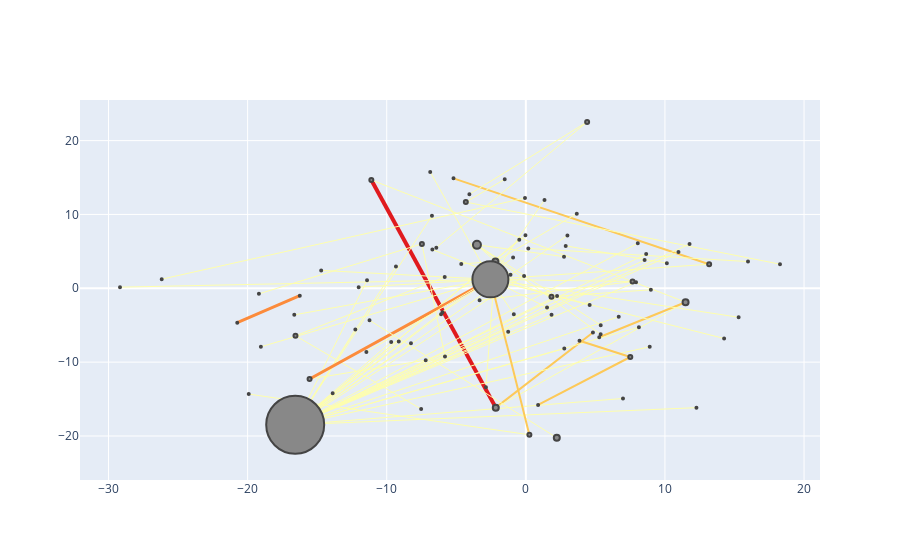

The cell this chart's notebook holds for it:
### Code cell
configure_plotly_browser_state()
plotNetworkSizeColor(sportsGraph)

### Figure 1 — Plotly figure (JSON) as saved in the notebook; plotly's stock layout.template omitted (floating-point values rounded to 4 significant figures)
{"data": [{"mode": "lines", "hoverinfo": "none", "y": [14.89, 3.264], "x": [-5.2, 13.18], "line": {"color": "hsl(41.0, 98.0%, 67.0%)", "width": 2}, "type": "scatter"}, {"mode": "lines", "hoverinfo": "none", "y": [3.264, 1.209], "x": [13.18, -2.548], "line": {"color": "hsl(60.0, 100.0%, 84.0%)", "width": 1}, "type": "scatter"}, {"mode": "lines", "hoverinfo": "none", "y": [3.407, 5.742], "x": [10.14, 2.866], "line": {"color": "hsl(60.0, 100.0%, 84.0%)", "width": 1}, "type": "scatter"}, {"mode": "lines", "hoverinfo": "none", "y": [5.401, 3.618], "x": [0.1776, 15.97], "line": {"color": "hsl(60.0, 100.0%, 84.0%)", "width": 1}, "type": "scatter"}, {"mode": "lines", "hoverinfo": "none", "y": [-1.005, -4.655], "x": [-16.25, -20.74], "line": {"color": "hsl(25.0, 97.0%, 61.0%)", "width": 3}, "type": "scatter"}, {"mode": "lines", "hoverinfo": "none", "y": [5.242, -1.135], "x": [-6.719, 1.844], "line": {"color": "hsl(60.0, 100.0%, 84.0%)", "width": 1}, "type": "scatter"}, {"mode": "lines", "hoverinfo": "none", "y": [-1.135, -0.2056], "x": [1.844, 8.988], "line": {"color": "hsl(60.0, 100.0%, 84.0%)", "width": 1}, "type": "scatter"}, {"mode": "lines", "hoverinfo": "none", "y": [10.09, 3.619], "x": [3.662, -2.187], "line": {"color": "hsl(60.0, 100.0%, 84.0%)", "width": 1}, "type": "scatter"}, {"mode": "lines", "hoverinfo": "none", "y": [3.619, -13.41], "x": [-2.187, -2.87], "line": {"color": "hsl(60.0, 100.0%, 84.0%)", "width": 1}, "type": "scatter"}, {"mode": "lines", "hoverinfo": "none", "y": [3.619, 3.303], "x": [-2.187, -4.642], "line": {"color": "hsl(60.0, 100.0%, 84.0%)", "width": 1}, "type": "scatter"}, {"mode": "lines", "hoverinfo": "none", "y": [22.52, 12.73], "x": [4.406, -4.058], "line": {"color": "hsl(60.0, 100.0%, 84.0%)", "width": 1}, "type": "scatter"}, {"mode": "lines", "hoverinfo": "none", "y": [22.52, 5.506], "x": [4.406, -6.435], "line": {"color": "hsl(60.0, 100.0%, 84.0%)", "width": 1}, "type": "scatter"}, {"mode": "lines", "hoverinfo": "none", "y": [-6.431, 1.516], "x": [-16.56, -5.833], "line": {"color": "hsl(60.0, 100.0%, 84.0%)", "width": 1}, "type": "scatter"}, {"mode": "lines", "hoverinfo": "none", "y": [-6.431, -16.35], "x": [-16.56, -7.526], "line": {"color": "hsl(60.0, 100.0%, 84.0%)", "width": 1}, "type": "scatter"}, {"mode": "lines", "hoverinfo": "none", "y": [5.884, 1.82], "x": [-3.515, -1.102], "line": {"color": "hsl(60.0, 100.0%, 84.0%)", "width": 1}, "type": "scatter"}, {"mode": "lines", "hoverinfo": "none", "y": [5.884, -4.997], "x": [-3.515, 5.383], "line": {"color": "hsl(60.0, 100.0%, 84.0%)", "width": 1}, "type": "scatter"}, {"mode": "lines", "hoverinfo": "none", "y": [5.884, 4.288], "x": [-3.515, 2.744], "line": {"color": "hsl(60.0, 100.0%, 84.0%)", "width": 1}, "type": "scatter"}, {"mode": "lines", "hoverinfo": "none", "y": [5.884, -6.231], "x": [-3.515, 5.378], "line": {"color": "hsl(60.0, 100.0%, 84.0%)", "width": 1}, "type": "scatter"}, {"mode": "lines", "hoverinfo": "none", "y": [11.68, 3.266], "x": [-4.314, 18.27], "line": {"color": "hsl(60.0, 100.0%, 84.0%)", "width": 1}, "type": "scatter"}, {"mode": "lines", "hoverinfo": "none", "y": [11.68, 14.76], "x": [-4.314, -1.518], "line": {"color": "hsl(60.0, 100.0%, 84.0%)", "width": 1}, "type": "scatter"}, {"mode": "lines", "hoverinfo": "none", "y": [-16.16, 14.67], "x": [-2.16, -11.11], "line": {"color": "hsl(359.0, 79.0%, 49.0%)", "width": 4}, "type": "scatter"}, {"mode": "lines", "hoverinfo": "none", "y": [-16.16, -5.993], "x": [-2.16, 4.824], "line": {"color": "hsl(41.0, 98.0%, 67.0%)", "width": 2}, "type": "scatter"}, {"mode": "lines", "hoverinfo": "none", "y": [-16.16, -1.885], "x": [-2.16, 11.48], "line": {"color": "hsl(60.0, 100.0%, 84.0%)", "width": 1}, "type": "scatter"}, {"mode": "lines", "hoverinfo": "none", "y": [14.67, -1.885], "x": [-11.11, 11.48], "line": {"color": "hsl(60.0, 100.0%, 84.0%)", "width": 1}, "type": "scatter"}, {"mode": "lines", "hoverinfo": "none", "y": [-1.885, -6.637], "x": [11.48, 5.277], "line": {"color": "hsl(41.0, 98.0%, 67.0%)", "width": 2}, "type": "scatter"}, {"mode": "lines", "hoverinfo": "none", "y": [6.012, -9.238], "x": [-7.472, -5.812], "line": {"color": "hsl(60.0, 100.0%, 84.0%)", "width": 1}, "type": "scatter"}, {"mode": "lines", "hoverinfo": "none", "y": [6.012, -0.7529], "x": [-7.472, -19.19], "line": {"color": "hsl(60.0, 100.0%, 84.0%)", "width": 1}, "type": "scatter"}, {"mode": "lines", "hoverinfo": "none", "y": [-18.48, -7.44], "x": [-16.58, -8.257], "line": {"color": "hsl(60.0, 100.0%, 84.0%)", "width": 1}, "type": "scatter"}, {"mode": "lines", "hoverinfo": "none", "y": [-18.48, 7.176], "x": [-16.58, -0.02775], "line": {"color": "hsl(60.0, 100.0%, 84.0%)", "width": 1}, "type": "scatter"}, {"mode": "lines", "hoverinfo": "none", "y": [-18.48, 6.102], "x": [-16.58, 8.048], "line": {"color": "hsl(60.0, 100.0%, 84.0%)", "width": 1}, "type": "scatter"}, {"mode": "lines", "hoverinfo": "none", "y": [-18.48, 1.657], "x": [-16.58, -0.1271], "line": {"color": "hsl(60.0, 100.0%, 84.0%)", "width": 1}, "type": "scatter"}, {"mode": "lines", "hoverinfo": "none", "y": [-18.48, -7.261], "x": [-16.58, -9.679], "line": {"color": "hsl(60.0, 100.0%, 84.0%)", "width": 1}, "type": "scatter"}, {"mode": "lines", "hoverinfo": "none", "y": [-18.48, -8.166], "x": [-16.58, 2.765], "line": {"color": "hsl(60.0, 100.0%, 84.0%)", "width": 1}, "type": "scatter"}, {"mode": "lines", "hoverinfo": "none", "y": [-18.48, 6.588], "x": [-16.58, -0.4718], "line": {"color": "hsl(60.0, 100.0%, 84.0%)", "width": 1}, "type": "scatter"}, {"mode": "lines", "hoverinfo": "none", "y": [-18.48, 4.167], "x": [-16.58, -0.916], "line": {"color": "hsl(60.0, 100.0%, 84.0%)", "width": 1}, "type": "scatter"}, {"mode": "lines", "hoverinfo": "none", "y": [-18.48, 4.925], "x": [-16.58, 10.97], "line": {"color": "hsl(60.0, 100.0%, 84.0%)", "width": 1}, "type": "scatter"}, {"mode": "lines", "hoverinfo": "none", "y": [-18.48, 7.158], "x": [-16.58, 2.989], "line": {"color": "hsl(60.0, 100.0%, 84.0%)", "width": 1}, "type": "scatter"}, {"mode": "lines", "hoverinfo": "none", "y": [-18.48, 2.967], "x": [-16.58, -9.336], "line": {"color": "hsl(60.0, 100.0%, 84.0%)", "width": 1}, "type": "scatter"}, {"mode": "lines", "hoverinfo": "none", "y": [-18.48, -3.577], "x": [-16.58, 1.849], "line": {"color": "hsl(60.0, 100.0%, 84.0%)", "width": 1}, "type": "scatter"}, {"mode": "lines", "hoverinfo": "none", "y": [-18.48, -7.212], "x": [-16.58, -9.133], "line": {"color": "hsl(60.0, 100.0%, 84.0%)", "width": 1}, "type": "scatter"}, {"mode": "lines", "hoverinfo": "none", "y": [-18.48, -1.04], "x": [-16.58, 2.244], "line": {"color": "hsl(60.0, 100.0%, 84.0%)", "width": 1}, "type": "scatter"}, {"mode": "lines", "hoverinfo": "none", "y": [-18.48, 1.09], "x": [-16.58, -11.42], "line": {"color": "hsl(60.0, 100.0%, 84.0%)", "width": 1}, "type": "scatter"}, {"mode": "lines", "hoverinfo": "none", "y": [-18.48, -5.88], "x": [-16.58, -1.269], "line": {"color": "hsl(60.0, 100.0%, 84.0%)", "width": 1}, "type": "scatter"}, {"mode": "lines", "hoverinfo": "none", "y": [-18.48, 3.825], "x": [-16.58, 8.537], "line": {"color": "hsl(60.0, 100.0%, 84.0%)", "width": 1}, "type": "scatter"}, {"mode": "lines", "hoverinfo": "none", "y": [-18.48, -14.92], "x": [-16.58, 6.984], "line": {"color": "hsl(60.0, 100.0%, 84.0%)", "width": 1}, "type": "scatter"}, {"mode": "lines", "hoverinfo": "none", "y": [-18.48, -5.261], "x": [-16.58, 8.128], "line": {"color": "hsl(60.0, 100.0%, 84.0%)", "width": 1}, "type": "scatter"}, {"mode": "lines", "hoverinfo": "none", "y": [-18.48, 5.996], "x": [-16.58, 11.77], "line": {"color": "hsl(60.0, 100.0%, 84.0%)", "width": 1}, "type": "scatter"}, {"mode": "lines", "hoverinfo": "none", "y": [-18.48, -3.854], "x": [-16.58, 6.678], "line": {"color": "hsl(60.0, 100.0%, 84.0%)", "width": 1}, "type": "scatter"}, {"mode": "lines", "hoverinfo": "none", "y": [-18.48, -3.522], "x": [-16.58, -6.093], "line": {"color": "hsl(60.0, 100.0%, 84.0%)", "width": 1}, "type": "scatter"}, {"mode": "lines", "hoverinfo": "none", "y": [-18.48, -16.17], "x": [-16.58, 12.26], "line": {"color": "hsl(60.0, 100.0%, 84.0%)", "width": 1}, "type": "scatter"}, {"mode": "lines", "hoverinfo": "none", "y": [-18.48, 9.807], "x": [-16.58, -6.748], "line": {"color": "hsl(60.0, 100.0%, 84.0%)", "width": 1}, "type": "scatter"}, {"mode": "lines", "hoverinfo": "none", "y": [-18.48, 0.8273], "x": [-16.58, 7.922], "line": {"color": "hsl(60.0, 100.0%, 84.0%)", "width": 1}, "type": "scatter"}, {"mode": "lines", "hoverinfo": "none", "y": [-18.48, -5.569], "x": [-16.58, -12.26], "line": {"color": "hsl(60.0, 100.0%, 84.0%)", "width": 1}, "type": "scatter"}, {"mode": "lines", "hoverinfo": "none", "y": [-18.48, -14.2], "x": [-16.58, -13.89], "line": {"color": "hsl(60.0, 100.0%, 84.0%)", "width": 1}, "type": "scatter"}, {"mode": "lines", "hoverinfo": "none", "y": [-18.48, -7.928], "x": [-16.58, 8.906], "line": {"color": "hsl(60.0, 100.0%, 84.0%)", "width": 1}, "type": "scatter"}, {"mode": "lines", "hoverinfo": "none", "y": [-18.48, 4.636], "x": [-16.58, 8.651], "line": {"color": "hsl(60.0, 100.0%, 84.0%)", "width": 1}, "type": "scatter"}, {"mode": "lines", "hoverinfo": "none", "y": [-1.621, 0.9125], "x": [-3.325, 7.671], "line": {"color": "hsl(60.0, 100.0%, 84.0%)", "width": 1}, "type": "scatter"}, {"mode": "lines", "hoverinfo": "none", "y": [0.9125, 1.209], "x": [7.671, -2.548], "line": {"color": "hsl(60.0, 100.0%, 84.0%)", "width": 1}, "type": "scatter"}, {"mode": "lines", "hoverinfo": "none", "y": [1.234, 12.22], "x": [-26.18, -0.06057], "line": {"color": "hsl(60.0, 100.0%, 84.0%)", "width": 1}, "type": "scatter"}, {"mode": "lines", "hoverinfo": "none", "y": [-9.74, -12.28], "x": [-7.198, -15.55], "line": {"color": "hsl(60.0, 100.0%, 84.0%)", "width": 1}, "type": "scatter"}, {"mode": "lines", "hoverinfo": "none", "y": [-12.28, 1.209], "x": [-15.55, -2.548], "line": {"color": "hsl(25.0, 97.0%, 61.0%)", "width": 3}, "type": "scatter"}, {"mode": "lines", "hoverinfo": "none", "y": [-15.79, -9.304], "x": [0.8807, 7.509], "line": {"color": "hsl(41.0, 98.0%, 67.0%)", "width": 2}, "type": "scatter"}, {"mode": "lines", "hoverinfo": "none", "y": [-9.304, -7.102], "x": [7.509, 3.858], "line": {"color": "hsl(41.0, 98.0%, 67.0%)", "width": 2}, "type": "scatter"}, {"mode": "lines", "hoverinfo": "none", "y": [-20.24, -4.331], "x": [2.225, -11.24], "line": {"color": "hsl(60.0, 100.0%, 84.0%)", "width": 1}, "type": "scatter"}, {"mode": "lines", "hoverinfo": "none", "y": [-20.24, -20.24], "x": [2.225, 2.225], "line": {"color": "hsl(60.0, 100.0%, 84.0%)", "width": 1}, "type": "scatter"}, {"mode": "lines", "hoverinfo": "none", "y": [-14.33, -19.83], "x": [-19.92, 0.2546], "line": {"color": "hsl(60.0, 100.0%, 84.0%)", "width": 1}, "type": "scatter"}, {"mode": "lines", "hoverinfo": "none", "y": [-19.83, 1.209], "x": [0.2546, -2.548], "line": {"color": "hsl(41.0, 98.0%, 67.0%)", "width": 2}, "type": "scatter"}, {"mode": "lines", "hoverinfo": "none", "y": [1.209, 11.97], "x": [-2.548, 1.342], "line": {"color": "hsl(60.0, 100.0%, 84.0%)", "width": 1}, "type": "scatter"}, {"mode": "lines", "hoverinfo": "none", "y": [1.209, 0.1513], "x": [-2.548, -29.17], "line": {"color": "hsl(60.0, 100.0%, 84.0%)", "width": 1}, "type": "scatter"}, {"mode": "lines", "hoverinfo": "none", "y": [1.209, -3.52], "x": [-2.548, -0.8646], "line": {"color": "hsl(60.0, 100.0%, 84.0%)", "width": 1}, "type": "scatter"}, {"mode": "lines", "hoverinfo": "none", "y": [1.209, -8.628], "x": [-2.548, -11.46], "line": {"color": "hsl(60.0, 100.0%, 84.0%)", "width": 1}, "type": "scatter"}, {"mode": "lines", "hoverinfo": "none", "y": [1.209, -2.593], "x": [-2.548, 1.524], "line": {"color": "hsl(60.0, 100.0%, 84.0%)", "width": 1}, "type": "scatter"}, {"mode": "lines", "hoverinfo": "none", "y": [1.209, -3.924], "x": [-2.548, 15.3], "line": {"color": "hsl(60.0, 100.0%, 84.0%)", "width": 1}, "type": "scatter"}, {"mode": "lines", "hoverinfo": "none", "y": [1.209, 15.75], "x": [-2.548, -6.874], "line": {"color": "hsl(60.0, 100.0%, 84.0%)", "width": 1}, "type": "scatter"}, {"mode": "lines", "hoverinfo": "none", "y": [1.209, -3.258], "x": [-2.548, -5.994], "line": {"color": "hsl(60.0, 100.0%, 84.0%)", "width": 1}, "type": "scatter"}, {"mode": "lines", "hoverinfo": "none", "y": [1.209, -7.921], "x": [-2.548, -19.05], "line": {"color": "hsl(60.0, 100.0%, 84.0%)", "width": 1}, "type": "scatter"}, {"mode": "lines", "hoverinfo": "none", "y": [1.209, -6.797], "x": [-2.548, 14.25], "line": {"color": "hsl(60.0, 100.0%, 84.0%)", "width": 1}, "type": "scatter"}, {"mode": "lines", "hoverinfo": "none", "y": [1.209, 0.157], "x": [-2.548, -12.02], "line": {"color": "hsl(60.0, 100.0%, 84.0%)", "width": 1}, "type": "scatter"}, {"mode": "lines", "hoverinfo": "none", "y": [1.209, -3.599], "x": [-2.548, -16.65], "line": {"color": "hsl(60.0, 100.0%, 84.0%)", "width": 1}, "type": "scatter"}, {"mode": "lines", "hoverinfo": "none", "y": [1.209, -2.273], "x": [-2.548, 4.587], "line": {"color": "hsl(60.0, 100.0%, 84.0%)", "width": 1}, "type": "scatter"}, {"mode": "lines", "hoverinfo": "none", "y": [1.209, 2.422], "x": [-2.548, -14.71], "line": {"color": "hsl(60.0, 100.0%, 84.0%)", "width": 1}, "type": "scatter"}, {"marker": {"color": "#888", "line": {"width": 2}, "size": 2}, "x": [-5.2], "type": "scatter", "mode": "markers", "y": [14.89]}, {"marker": {"color": "#888", "line": {"width": 2}, "size": 4}, "x": [13.18], "type": "scatter", "mode": "markers", "y": [3.264]}, {"marker": {"color": "#888", "line": {"width": 2}, "size": 2}, "x": [10.14], "type": "scatter", "mode": "markers", "y": [3.407]}, {"marker": {"color": "#888", "line": {"width": 2}, "size": 2}, "x": [2.866], "type": "scatter", "mode": "markers", "y": [5.742]}, {"marker": {"color": "#888", "line": {"width": 2}, "size": 2}, "x": [0.1776], "type": "scatter", "mode": "markers", "y": [5.401]}, {"marker": {"color": "#888", "line": {"width": 2}, "size": 2}, "x": [15.97], "type": "scatter", "mode": "markers", "y": [3.618]}, {"marker": {"color": "#888", "line": {"width": 2}, "size": 2}, "x": [-16.25], "type": "scatter", "mode": "markers", "y": [-1.005]}, {"marker": {"color": "#888", "line": {"width": 2}, "size": 2}, "x": [-20.74], "type": "scatter", "mode": "markers", "y": [-4.655]}, {"marker": {"color": "#888", "line": {"width": 2}, "size": 2}, "x": [-6.719], "type": "scatter", "mode": "markers", "y": [5.242]}, {"marker": {"color": "#888", "line": {"width": 2}, "size": 4}, "x": [1.844], "type": "scatter", "mode": "markers", "y": [-1.135]}, {"marker": {"color": "#888", "line": {"width": 2}, "size": 2}, "x": [8.988], "type": "scatter", "mode": "markers", "y": [-0.2056]}, {"marker": {"color": "#888", "line": {"width": 2}, "size": 2}, "x": [3.662], "type": "scatter", "mode": "markers", "y": [10.09]}, {"marker": {"color": "#888", "line": {"width": 2}, "size": 6}, "x": [-2.187], "type": "scatter", "mode": "markers", "y": [3.619]}, {"marker": {"color": "#888", "line": {"width": 2}, "size": 2}, "x": [-2.87], "type": "scatter", "mode": "markers", "y": [-13.41]}, {"marker": {"color": "#888", "line": {"width": 2}, "size": 2}, "x": [-4.642], "type": "scatter", "mode": "markers", "y": [3.303]}, {"marker": {"color": "#888", "line": {"width": 2}, "size": 4}, "x": [4.406], "type": "scatter", "mode": "markers", "y": [22.52]}, {"marker": {"color": "#888", "line": {"width": 2}, "size": 2}, "x": [-4.058], "type": "scatter", "mode": "markers", "y": [12.73]}, {"marker": {"color": "#888", "line": {"width": 2}, "size": 2}, "x": [-6.435], "type": "scatter", "mode": "markers", "y": [5.506]}, {"marker": {"color": "#888", "line": {"width": 2}, "size": 4}, "x": [-16.56], "type": "scatter", "mode": "markers", "y": [-6.431]}, {"marker": {"color": "#888", "line": {"width": 2}, "size": 2}, "x": [-5.833], "type": "scatter", "mode": "markers", "y": [1.516]}, {"marker": {"color": "#888", "line": {"width": 2}, "size": 2}, "x": [-7.526], "type": "scatter", "mode": "markers", "y": [-16.35]}, {"marker": {"color": "#888", "line": {"width": 2}, "size": 8}, "x": [-3.515], "type": "scatter", "mode": "markers", "y": [5.884]}, {"marker": {"color": "#888", "line": {"width": 2}, "size": 2}, "x": [-1.102], "type": "scatter", "mode": "markers", "y": [1.82]}, {"marker": {"color": "#888", "line": {"width": 2}, "size": 2}, "x": [5.383], "type": "scatter", "mode": "markers", "y": [-4.997]}, {"marker": {"color": "#888", "line": {"width": 2}, "size": 2}, "x": [2.744], "type": "scatter", "mode": "markers", "y": [4.288]}, {"marker": {"color": "#888", "line": {"width": 2}, "size": 2}, "x": [5.378], "type": "scatter", "mode": "markers", "y": [-6.231]}, {"marker": {"color": "#888", "line": {"width": 2}, "size": 4}, "x": [-4.314], "type": "scatter", "mode": "markers", "y": [11.68]}, {"marker": {"color": "#888", "line": {"width": 2}, "size": 2}, "x": [18.27], "type": "scatter", "mode": "markers", "y": [3.266]}, {"marker": {"color": "#888", "line": {"width": 2}, "size": 2}, "x": [-1.518], "type": "scatter", "mode": "markers", "y": [14.76]}, {"marker": {"color": "#888", "line": {"width": 2}, "size": 6}, "x": [-2.16], "type": "scatter", "mode": "markers", "y": [-16.16]}, {"marker": {"color": "#888", "line": {"width": 2}, "size": 4}, "x": [-11.11], "type": "scatter", "mode": "markers", "y": [14.67]}, {"marker": {"color": "#888", "line": {"width": 2}, "size": 2}, "x": [4.824], "type": "scatter", "mode": "markers", "y": [-5.993]}, {"marker": {"color": "#888", "line": {"width": 2}, "size": 6}, "x": [11.48], "type": "scatter", "mode": "markers", "y": [-1.885]}, {"marker": {"color": "#888", "line": {"width": 2}, "size": 2}, "x": [5.277], "type": "scatter", "mode": "markers", "y": [-6.637]}, {"marker": {"color": "#888", "line": {"width": 2}, "size": 4}, "x": [-7.472], "type": "scatter", "mode": "markers", "y": [6.012]}, {"marker": {"color": "#888", "line": {"width": 2}, "size": 2}, "x": [-5.812], "type": "scatter", "mode": "markers", "y": [-9.238]}, {"marker": {"color": "#888", "line": {"width": 2}, "size": 58}, "x": [-16.58], "type": "scatter", "mode": "markers", "y": [-18.48]}, {"marker": {"color": "#888", "line": {"width": 2}, "size": 2}, "x": [-8.257], "type": "scatter", "mode": "markers", "y": [-7.44]}, {"marker": {"color": "#888", "line": {"width": 2}, "size": 2}, "x": [-0.02775], "type": "scatter", "mode": "markers", "y": [7.176]}, {"marker": {"color": "#888", "line": {"width": 2}, "size": 2}, "x": [8.048], "type": "scatter", "mode": "markers", "y": [6.102]}, {"marker": {"color": "#888", "line": {"width": 2}, "size": 2}, "x": [-0.1271], "type": "scatter", "mode": "markers", "y": [1.657]}, {"marker": {"color": "#888", "line": {"width": 2}, "size": 2}, "x": [-9.679], "type": "scatter", "mode": "markers", "y": [-7.261]}, {"marker": {"color": "#888", "line": {"width": 2}, "size": 2}, "x": [2.765], "type": "scatter", "mode": "markers", "y": [-8.166]}, {"marker": {"color": "#888", "line": {"width": 2}, "size": 2}, "x": [-0.4718], "type": "scatter", "mode": "markers", "y": [6.588]}, {"marker": {"color": "#888", "line": {"width": 2}, "size": 2}, "x": [-0.916], "type": "scatter", "mode": "markers", "y": [4.167]}, {"marker": {"color": "#888", "line": {"width": 2}, "size": 2}, "x": [10.97], "type": "scatter", "mode": "markers", "y": [4.925]}, {"marker": {"color": "#888", "line": {"width": 2}, "size": 2}, "x": [2.989], "type": "scatter", "mode": "markers", "y": [7.158]}, {"marker": {"color": "#888", "line": {"width": 2}, "size": 2}, "x": [-9.336], "type": "scatter", "mode": "markers", "y": [2.967]}, {"marker": {"color": "#888", "line": {"width": 2}, "size": 2}, "x": [1.849], "type": "scatter", "mode": "markers", "y": [-3.577]}, {"marker": {"color": "#888", "line": {"width": 2}, "size": 2}, "x": [-9.133], "type": "scatter", "mode": "markers", "y": [-7.212]}, {"marker": {"color": "#888", "line": {"width": 2}, "size": 2}, "x": [2.244], "type": "scatter", "mode": "markers", "y": [-1.04]}, {"marker": {"color": "#888", "line": {"width": 2}, "size": 2}, "x": [-11.42], "type": "scatter", "mode": "markers", "y": [1.09]}, {"marker": {"color": "#888", "line": {"width": 2}, "size": 2}, "x": [-1.269], "type": "scatter", "mode": "markers", "y": [-5.88]}, {"marker": {"color": "#888", "line": {"width": 2}, "size": 2}, "x": [8.537], "type": "scatter", "mode": "markers", "y": [3.825]}, {"marker": {"color": "#888", "line": {"width": 2}, "size": 2}, "x": [6.984], "type": "scatter", "mode": "markers", "y": [-14.92]}, {"marker": {"color": "#888", "line": {"width": 2}, "size": 2}, "x": [8.128], "type": "scatter", "mode": "markers", "y": [-5.261]}, {"marker": {"color": "#888", "line": {"width": 2}, "size": 2}, "x": [11.77], "type": "scatter", "mode": "markers", "y": [5.996]}, {"marker": {"color": "#888", "line": {"width": 2}, "size": 2}, "x": [6.678], "type": "scatter", "mode": "markers", "y": [-3.854]}, {"marker": {"color": "#888", "line": {"width": 2}, "size": 2}, "x": [-6.093], "type": "scatter", "mode": "markers", "y": [-3.522]}, {"marker": {"color": "#888", "line": {"width": 2}, "size": 2}, "x": [12.26], "type": "scatter", "mode": "markers", "y": [-16.17]}, {"marker": {"color": "#888", "line": {"width": 2}, "size": 2}, "x": [-6.748], "type": "scatter", "mode": "markers", "y": [9.807]}, {"marker": {"color": "#888", "line": {"width": 2}, "size": 2}, "x": [7.922], "type": "scatter", "mode": "markers", "y": [0.8273]}, {"marker": {"color": "#888", "line": {"width": 2}, "size": 2}, "x": [-12.26], "type": "scatter", "mode": "markers", "y": [-5.569]}, {"marker": {"color": "#888", "line": {"width": 2}, "size": 2}, "x": [-13.89], "type": "scatter", "mode": "markers", "y": [-14.2]}, {"marker": {"color": "#888", "line": {"width": 2}, "size": 2}, "x": [8.906], "type": "scatter", "mode": "markers", "y": [-7.928]}, {"marker": {"color": "#888", "line": {"width": 2}, "size": 2}, "x": [8.651], "type": "scatter", "mode": "markers", "y": [4.636]}, {"marker": {"color": "#888", "line": {"width": 2}, "size": 2}, "x": [-3.325], "type": "scatter", "mode": "markers", "y": [-1.621]}, {"marker": {"color": "#888", "line": {"width": 2}, "size": 4}, "x": [7.671], "type": "scatter", "mode": "markers", "y": [0.9125]}, {"marker": {"color": "#888", "line": {"width": 2}, "size": 2}, "x": [-26.18], "type": "scatter", "mode": "markers", "y": [1.234]}, {"marker": {"color": "#888", "line": {"width": 2}, "size": 2}, "x": [-0.06057], "type": "scatter", "mode": "markers", "y": [12.22]}, {"marker": {"color": "#888", "line": {"width": 2}, "size": 2}, "x": [-7.198], "type": "scatter", "mode": "markers", "y": [-9.74]}, {"marker": {"color": "#888", "line": {"width": 2}, "size": 4}, "x": [-15.55], "type": "scatter", "mode": "markers", "y": [-12.28]}, {"marker": {"color": "#888", "line": {"width": 2}, "size": 2}, "x": [-19.19], "type": "scatter", "mode": "markers", "y": [-0.7529]}, {"marker": {"color": "#888", "line": {"width": 2}, "size": 2}, "x": [0.8807], "type": "scatter", "mode": "markers", "y": [-15.79]}, {"marker": {"color": "#888", "line": {"width": 2}, "size": 4}, "x": [7.509], "type": "scatter", "mode": "markers", "y": [-9.304]}, {"marker": {"color": "#888", "line": {"width": 2}, "size": 2}, "x": [3.858], "type": "scatter", "mode": "markers", "y": [-7.102]}, {"marker": {"color": "#888", "line": {"width": 2}, "size": 6}, "x": [2.225], "type": "scatter", "mode": "markers", "y": [-20.24]}, {"marker": {"color": "#888", "line": {"width": 2}, "size": 2}, "x": [-11.24], "type": "scatter", "mode": "markers", "y": [-4.331]}, {"marker": {"color": "#888", "line": {"width": 2}, "size": 2}, "x": [-19.92], "type": "scatter", "mode": "markers", "y": [-14.33]}, {"marker": {"color": "#888", "line": {"width": 2}, "size": 4}, "x": [0.2546], "type": "scatter", "mode": "markers", "y": [-19.83]}, {"marker": {"color": "#888", "line": {"width": 2}, "size": 36}, "x": [-2.548], "type": "scatter", "mode": "markers", "y": [1.209]}, {"marker": {"color": "#888", "line": {"width": 2}, "size": 2}, "x": [1.342], "type": "scatter", "mode": "markers", "y": [11.97]}, {"marker": {"color": "#888", "line": {"width": 2}, "size": 2}, "x": [-29.17], "type": "scatter", "mode": "markers", "y": [0.1513]}, {"marker": {"color": "#888", "line": {"width": 2}, "size": 2}, "x": [-0.8646], "type": "scatter", "mode": "markers", "y": [-3.52]}, {"marker": {"color": "#888", "line": {"width": 2}, "size": 2}, "x": [-11.46], "type": "scatter", "mode": "markers", "y": [-8.628]}, {"marker": {"color": "#888", "line": {"width": 2}, "size": 2}, "x": [1.524], "type": "scatter", "mode": "markers", "y": [-2.593]}, {"marker": {"color": "#888", "line": {"width": 2}, "size": 2}, "x": [15.3], "type": "scatter", "mode": "markers", "y": [-3.924]}, {"marker": {"color": "#888", "line": {"width": 2}, "size": 2}, "x": [-6.874], "type": "scatter", "mode": "markers", "y": [15.75]}, {"marker": {"color": "#888", "line": {"width": 2}, "size": 2}, "x": [-5.994], "type": "scatter", "mode": "markers", "y": [-3.258]}, {"marker": {"color": "#888", "line": {"width": 2}, "size": 2}, "x": [-19.05], "type": "scatter", "mode": "markers", "y": [-7.921]}, {"marker": {"color": "#888", "line": {"width": 2}, "size": 2}, "x": [14.25], "type": "scatter", "mode": "markers", "y": [-6.797]}, {"marker": {"color": "#888", "line": {"width": 2}, "size": 2}, "x": [-12.02], "type": "scatter", "mode": "markers", "y": [0.157]}, {"marker": {"color": "#888", "line": {"width": 2}, "size": 2}, "x": [-16.65], "type": "scatter", "mode": "markers", "y": [-3.599]}, {"marker": {"color": "#888", "line": {"width": 2}, "size": 2}, "x": [4.587], "type": "scatter", "mode": "markers", "y": [-2.273]}, {"marker": {"color": "#888", "line": {"width": 2}, "size": 2}, "x": [-14.71], "type": "scatter", "mode": "markers", "y": [2.422]}], "layout": {"showlegend": false}}
